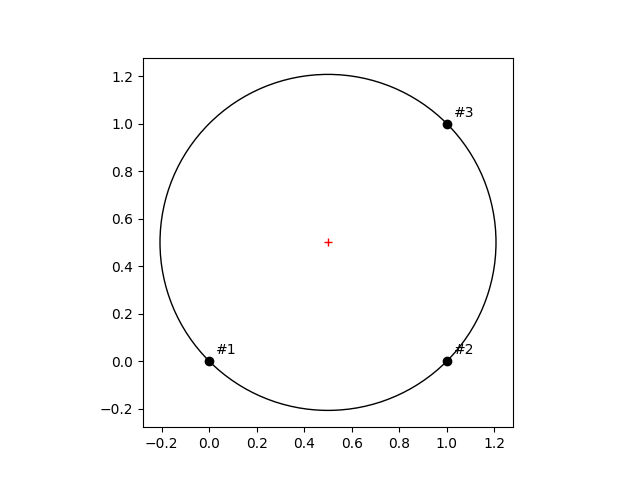

The Python source for this figure:
#!/usr/bin/env python
# -*- coding: utf-8 -*-

"""
Calcule le cercle circonscrit à 3 points du plan.

Ce script sert d'illustration à plusieurs concepts indépendants:

- un exemple de script (shebang, docstring, etc.) permettant une
  utilisation en module (`import circonscrit`) et en exécutable
  (`python circonscrit.py -h`);
- des exemples de Programmation Orientée Objet: classe `Point` et la
  classe héritière `Vector`;
- un exemple d'utilisation du module `argparse` de la bibliothèque
  standard, permettant la gestion des arguments de la ligne de
  commande;
- l'utilisation de tests unitaires sous la forme de `doctest` (tests
  inclus dans les *docstrings* des éléments à tester).

  Pour exécuter les tests unitaires du module:

  - avec doctest: `python -m doctest -v circonscrit.py`
  - avec pytests: `py.test --doctest-modules -v circonscrit.py`
  - avec nose:    `nosetests --with-doctest -v circonscrit.py`
"""

__author__ = "Yannick Copin <y.copin@ipnl.in2p3.fr>"
__version__ = "Time-stamp: <2014-01-12 22:19 ycopin@lyonovae03.in2p3.fr>"

# Définition d'une classe ==============================


class Point(object):  # *object* est la classe dont dérivent toutes les autres

    """
    Classe définissant un `Point` du plan, caractérisé par ses
    coordonnées `x`,`y`.
    """

    def __init__(self, x, y):
        """
        Méthode d'instanciation à partir de deux coordonnées réelles.

        >>> Point(0,1)          # doctest: +ELLIPSIS
        <circonscrit.Point object at 0x...>
        >>> Point(1+3j)
        Traceback (most recent call last):
        ...
        TypeError: __init__() takes exactly 3 arguments (2 given)
        """

        try:  # Convertit les coords en `float`
            self.x = float(x)
            self.y = float(y)
        except (ValueError, TypeError):
            raise TypeError("Invalid input coordinates ({},{})".format(x, y))

    def __str__(self):
        """
        Surcharge de la fonction `str()`: l'affichage *informel* de l'objet
        dans l'interpréteur, p.ex. `print self` sera résolu comme
        `self.__str__()`

        Retourne une chaîne de caractères.

        >>> print Point(1,2)
        Point (x=1.0, y=2.0)
        """

        return "Point (x={p.x}, y={p.y})".format(p=self)

    def isOrigin(self):
        """
        Test si le point est à l'origine en testant la nullité des deux
        coordonnées.

        Attention aux éventuelles erreurs d'arrondis: il faut tester
        la nullité à la précision numérique près.

        >>> Point(1,2).isOrigin()
        False
        >>> Point(0,0).isOrigin()
        True
        """

        import sys

        eps = sys.float_info.epsilon  # Le plus petit float non nul

        return ((abs(self.x) <= eps) and (abs(self.y) <= eps))

    def distance(self, other):
        """
        Méthode de calcul de la distance du point (`self`) à un autre point
        (`other`).

        >>> A = Point(1,0); B = Point(1,1); A.distance(B)
        1.0
        """

        from math import hypot

        return hypot(self.x - other.x, self.y - other.y)  # sqrt(dx**2 + dy**2)


# Définition du point origine O
O = Point(0, 0)


# Héritage de classe ==============================


class Vector(Point):

    """
    Un `Vector` hérite de `Point` avec des méthodes additionnelles
    (p.ex. la négation d'un vecteur, l'addition de deux vecteurs, ou
    la rotation d'un vecteur).
    """

    def __init__(self, A, B):
        """
        Définit le vecteur `AB` à partir des deux points `A` et `B`.

        >>> Vector(Point(1,0), Point(1,1)) # doctest: +ELLIPSIS
        <circonscrit.Vector object at 0x...>
        >>> Vector(0, 1)
        Traceback (most recent call last):
        ...
        AttributeError: 'int' object has no attribute 'x'
        """

        # Initialisation de la classe parente
        Point.__init__(self, B.x - A.x, B.y - A.y)

        # Attribut propre à la classe dérivée
        self.sqnorm = self.x ** 2 + self.y ** 2  # Norme du vecteur au carré

    def __str__(self):
        """
        Surcharge de la fonction `str()`: `print self` sera résolu comme
        `Vector.__str__(self)` (et non pas comme
        `Point.__str__(self)`)

        >>> A = Point(1,0); B = Point(1,1); print Vector(A,B)
        Vector (x=0.0, y=1.0)
        """

        return "Vector (x={v.x}, y={v.y})".format(v=self)

    def __add__(self, other):
        """
        Surcharge de l'opérateur binaire `{self} + {other}`: l'instruction
        sera résolue comme `self.__add__(other)`.

        On construit une nouvelle instance de `Vector` à partir des
        coordonnées propres à l'objet `self` et à l'autre opérande
        `other`.

        >>> A = Point(1,0); B = Point(1,1)
        >>> print Vector(A,B) + Vector(B,O) # = Vector(A,O)
        Vector (x=-1.0, y=0.0)
        """

        return Vector(O, Point(self.x + other.x, self.y + other.y))

    def __sub__(self, other):
        """
        Surcharge de l'opérateur binaire `{self} - {other}`: l'instruction
        sera résolue comme `self.__sub__(other)`.

        Attention: ne surcharge pas l'opérateur unaire `-{self}`, géré
        par `__neg__`.

        >>> A = Point(1,0); B = Point(1,1)
        >>> print Vector(A,B) - Vector(A,B) # Différence
        Vector (x=0.0, y=0.0)
        >>> -Vector(A,B)                    # Négation
        Traceback (most recent call last):
        ...
        TypeError: bad operand type for unary -: 'Vector'
        """

        return Vector(O, Point(self.x - other.x, self.y - other.y))

    def __eq__(self, other):
        """
        Surcharge du test d'égalité `{self}=={other}`: l'instruction sera
        résolue comme `self.__eq__(other)`.

        >>> Vector(O,Point(0,1)) == Vector(Point(1,0),Point(1,1))
        True
        """

        # On teste ici la nullité de la différence des 2
        # vecteurs. D'autres tests auraient été possibles -- égalité
        # des coordonnées, nullité de la norme de la différence,
        # etc. -- mais on tire profit de la méthode héritée
        # `Point.isOrigin()` testant la nullité des coordonnées (à la
        # précision numérique près).
        return (self - other).isOrigin()

    def __abs__(self):
        """
        Surcharge la fonction `abs()` pour retourner la norme du vecteur.

        >>> abs(Vector(Point(1,0), Point(1,1)))
        1.0
        """

        # On pourrait utiliser sqrt(self.sqnorm), mais c'est pour
        # illustrer l'utilisation de la méthode héritée
        # `Point.distance`...
        return Point.distance(self, O)

    def rotate(self, angle, deg=False):
        """
        Rotation (dans le sens trigonométrique) du vecteur par un `angle`,
        exprimé en radians ou en degrés.

        >>> Vector(Point(1,0),Point(1,1)).rotate(90,deg=True) == Vector(O,Point(-1,0))
        True
        """

        from cmath import rect  # Bibliothèque de fonctions complexes

        # On calcule la rotation en passant dans le plan complexe
        z = complex(self.x, self.y)
        phase = angle if not deg else angle / 57.29577951308232  # [rad]
        u = rect(1., phase)  # exp(i*phase)
        zu = z * u  # Rotation complexe

        return Vector(O, Point(zu.real, zu.imag))


def circumscribedCircle(M, N, P):
    """
    Calcule le centre et le rayon du cercle circonscrit aux points
    M,N,P.

    Retourne: (centre [Point],rayon [float])

    Lève une exception `ValueError` si le rayon ou le centre du cercle
    circonscrit n'est pas défini.

    >>> M = Point(-1,0); N = Point(1,0); P = Point(0,1)
    >>> C,r = circumscribedCircle(M,N,P) # Centre O, rayon 1
    >>> print C.distance(O), r
    0.0 1.0
    >>> circumscribedCircle(M,O,N)       # Indéfini
    Traceback (most recent call last):
    ...
    ValueError: Undefined circumscribed circle radius.
    """

    from math import sqrt

    MN = Vector(M, N)
    NP = Vector(N, P)
    PM = Vector(P, M)

    # Rayon du cercle circonscrit
    m = abs(NP)  # |NP|
    n = abs(PM)  # |PM|
    p = abs(MN)  # |MN|

    d = (m + n + p) * (-m + n + p) * (m - n + p) * (m + n - p)
    if d > 0:
        rad = m * n * p / sqrt(d)
    else:
        raise ValueError("Undefined circumscribed circle radius.")

    # Centre du cercle circonscrit
    d = -2 * (M.x * NP.y + N.x * PM.y + P.x * MN.y)
    if d == 0:
        raise ValueError("Undefined circumscribed circle center.")

    om2 = Vector(O, M).sqnorm  # |OM|**2
    on2 = Vector(O, N).sqnorm  # |ON|**2
    op2 = Vector(O, P).sqnorm  # |OP|**2

    x0 = -(om2 * NP.y + on2 * PM.y + op2 * MN.y) / d
    y0 = (om2 * NP.x + on2 * PM.x + op2 * MN.x) / d

    return (Point(x0, y0), rad)  # (centre [Point], R [float])


if __name__ == '__main__':

    # start-argparse
    import argparse

    parser = argparse.ArgumentParser(
        usage="%(prog)s [-p/--plot] [-i/--input coordfile | x1,y1 x2,y2 x3,y3]",
        description=__doc__)
    parser.add_argument('coords', nargs='*', type=str, metavar='x,y',
                        help="Coordinates of point")
    parser.add_argument('-i', '--input', nargs='?', type=file,
                        help="Coordinate file (one 'x,y' per line)")
    parser.add_argument('-p', '--plot', action="store_true", default=False,
                        help="Draw the circumscribed circle")
    parser.add_argument('--version', action='version', version=__version__)

    args = parser.parse_args()
    # end-argparse

    if args.input:  # Lecture des coordonnées du fichier d'entrée
        # Le fichier a déjà été ouvert en lecture par argparse (type=file)
        args.coords = [coords for coords in args.input
                       if not coords.strip().startswith('#')]

    if len(args.coords) != 3:  # Vérifie le nb de points
        parser.error("Specify 3 points by their coordinates 'x,y' (got {})"
                     .format(len(args.coords)))

    points = []  # Liste des points
    for i, arg in enumerate(args.coords, start=1):
        try:  # Déchiffrage de l'argument 'x,y'
            x, y = (float(t) for t in arg.split(','))
        except ValueError:
            parser.error(
                "Cannot decipher coordinates #{}: '{}'".format(i, arg))

        points.append(Point(x, y))  # Création du point et ajout à la liste
        print "#{:d}: {}".format(i, points[-1])  # Affichage du dernier point

    # Calcul du cercle cisconscrit (lève une ValueError en cas de problème)
    center, radius = circumscribedCircle(*points)  # Délistage
    print "Circumscribed circle: {}, radius: {}".format(center, radius)

    if args.plot:  # Figure
        import matplotlib.pyplot as P

        fig = P.figure()
        ax = fig.add_subplot(1, 1, 1, aspect='equal')
        # Points
        ax.plot([p.x for p in points], [p.y for p in points], 'ko')
        for i, p in enumerate(points, start=1):
            ax.annotate("#{}".format(i), (p.x, p.y),
                        xytext=(5, 5), textcoords='offset points')
        # Cercle circonscrit
        c = P.matplotlib.patches.Circle((center.x, center.y), radius=radius,
                                        fc='none', ec='k')
        ax.add_patch(c)
        ax.plot(center.x, center.y, 'r+')

        P.show()
